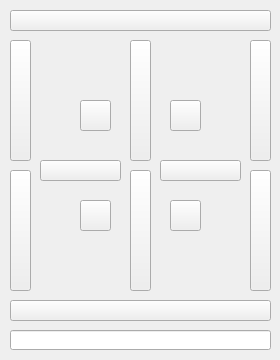
<?xml version="1.0" encoding="UTF-8"?>
<ui version="4.0">
 <class>MainWindow</class>
 <widget class="QMainWindow" name="MainWindow">
  <property name="geometry">
   <rect>
    <x>0</x>
    <y>0</y>
    <width>280</width>
    <height>360</height>
   </rect>
  </property>
  <property name="windowTitle">
   <string>LC75823 Font Creator</string>
  </property>
  <widget class="QWidget" name="centralwidget">
   <widget class="QPushButton" name="pushButton_7">
    <property name="geometry">
     <rect>
      <x>10</x>
      <y>10</y>
      <width>261</width>
      <height>21</height>
     </rect>
    </property>
    <property name="text">
     <string/>
    </property>
    <property name="checkable">
     <bool>true</bool>
    </property>
   </widget>
   <widget class="QPushButton" name="pushButton_15">
    <property name="geometry">
     <rect>
      <x>10</x>
      <y>300</y>
      <width>261</width>
      <height>21</height>
     </rect>
    </property>
    <property name="text">
     <string/>
    </property>
    <property name="checkable">
     <bool>true</bool>
    </property>
   </widget>
   <widget class="QPushButton" name="pushButton_14">
    <property name="geometry">
     <rect>
      <x>10</x>
      <y>170</y>
      <width>21</width>
      <height>121</height>
     </rect>
    </property>
    <property name="text">
     <string/>
    </property>
    <property name="checkable">
     <bool>true</bool>
    </property>
    <property name="flat">
     <bool>false</bool>
    </property>
   </widget>
   <widget class="QPushButton" name="pushButton_13">
    <property name="geometry">
     <rect>
      <x>10</x>
      <y>40</y>
      <width>21</width>
      <height>121</height>
     </rect>
    </property>
    <property name="text">
     <string/>
    </property>
    <property name="checkable">
     <bool>true</bool>
    </property>
   </widget>
   <widget class="QPushButton" name="pushButton_2">
    <property name="geometry">
     <rect>
      <x>250</x>
      <y>170</y>
      <width>21</width>
      <height>121</height>
     </rect>
    </property>
    <property name="text">
     <string/>
    </property>
    <property name="checkable">
     <bool>true</bool>
    </property>
   </widget>
   <widget class="QPushButton" name="pushButton_1">
    <property name="geometry">
     <rect>
      <x>250</x>
      <y>40</y>
      <width>21</width>
      <height>121</height>
     </rect>
    </property>
    <property name="text">
     <string/>
    </property>
    <property name="checkable">
     <bool>true</bool>
    </property>
   </widget>
   <widget class="QPushButton" name="pushButton_9">
    <property name="geometry">
     <rect>
      <x>130</x>
      <y>170</y>
      <width>21</width>
      <height>121</height>
     </rect>
    </property>
    <property name="text">
     <string/>
    </property>
    <property name="checkable">
     <bool>true</bool>
    </property>
   </widget>
   <widget class="QPushButton" name="pushButton_8">
    <property name="geometry">
     <rect>
      <x>130</x>
      <y>40</y>
      <width>21</width>
      <height>121</height>
     </rect>
    </property>
    <property name="text">
     <string/>
    </property>
    <property name="checkable">
     <bool>true</bool>
    </property>
   </widget>
   <widget class="QPushButton" name="pushButton_12">
    <property name="geometry">
     <rect>
      <x>80</x>
      <y>200</y>
      <width>31</width>
      <height>31</height>
     </rect>
    </property>
    <property name="text">
     <string/>
    </property>
    <property name="checkable">
     <bool>true</bool>
    </property>
   </widget>
   <widget class="QPushButton" name="pushButton_10">
    <property name="geometry">
     <rect>
      <x>80</x>
      <y>100</y>
      <width>31</width>
      <height>31</height>
     </rect>
    </property>
    <property name="text">
     <string/>
    </property>
    <property name="checkable">
     <bool>true</bool>
    </property>
   </widget>
   <widget class="QPushButton" name="pushButton_4">
    <property name="geometry">
     <rect>
      <x>170</x>
      <y>100</y>
      <width>31</width>
      <height>31</height>
     </rect>
    </property>
    <property name="text">
     <string/>
    </property>
    <property name="checkable">
     <bool>true</bool>
    </property>
   </widget>
   <widget class="QPushButton" name="pushButton_6">
    <property name="geometry">
     <rect>
      <x>170</x>
      <y>200</y>
      <width>31</width>
      <height>31</height>
     </rect>
    </property>
    <property name="text">
     <string/>
    </property>
    <property name="checkable">
     <bool>true</bool>
    </property>
   </widget>
   <widget class="QPushButton" name="pushButton_11">
    <property name="geometry">
     <rect>
      <x>40</x>
      <y>160</y>
      <width>81</width>
      <height>21</height>
     </rect>
    </property>
    <property name="text">
     <string/>
    </property>
    <property name="checkable">
     <bool>true</bool>
    </property>
   </widget>
   <widget class="QPushButton" name="pushButton_5">
    <property name="geometry">
     <rect>
      <x>160</x>
      <y>160</y>
      <width>81</width>
      <height>21</height>
     </rect>
    </property>
    <property name="text">
     <string/>
    </property>
    <property name="checkable">
     <bool>true</bool>
    </property>
   </widget>
   <widget class="QLineEdit" name="lineEdit">
    <property name="geometry">
     <rect>
      <x>10</x>
      <y>330</y>
      <width>261</width>
      <height>20</height>
     </rect>
    </property>
   </widget>
  </widget>
 </widget>
 <resources/>
 <connections/>
</ui>
